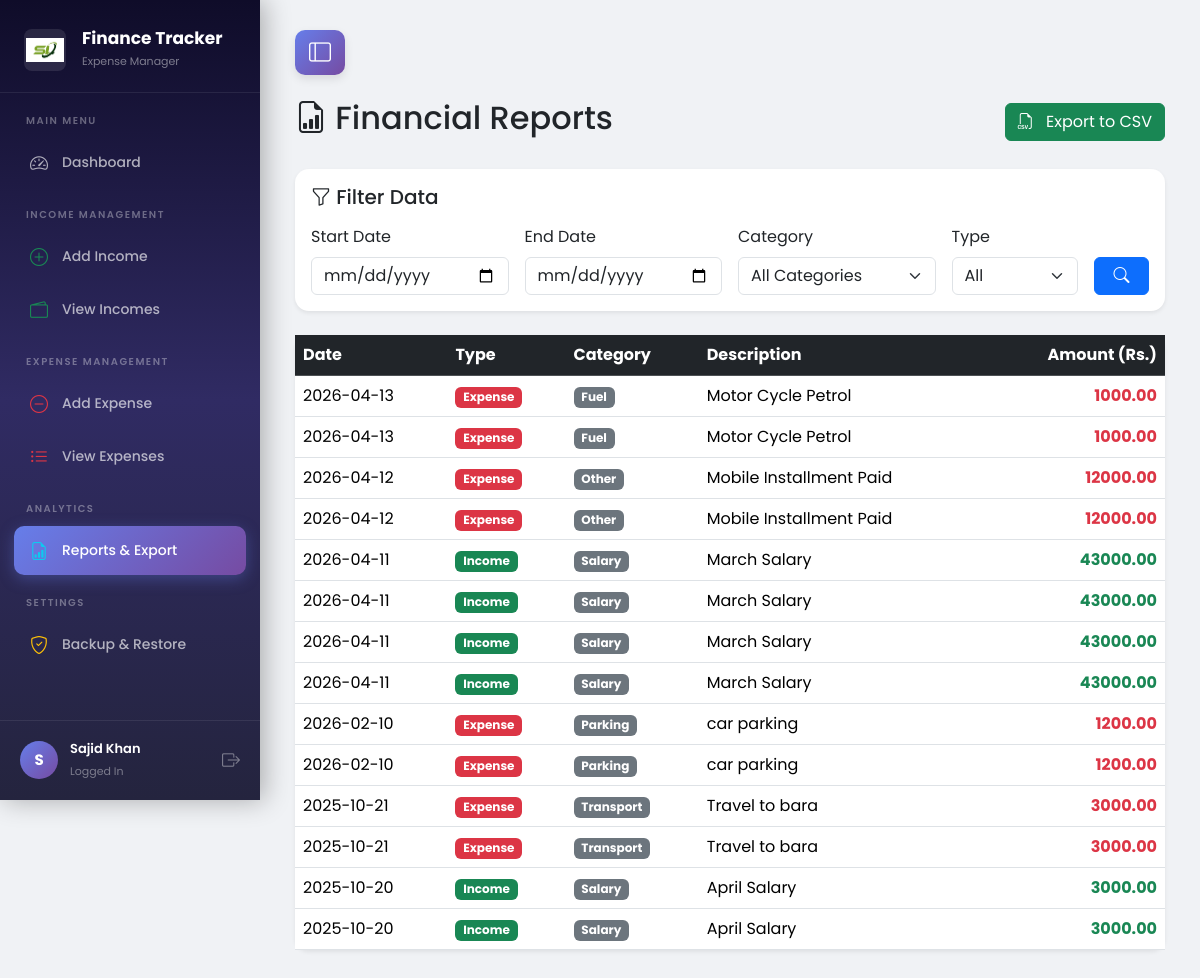
The page /reports (signed in) on the database as committed earlier.
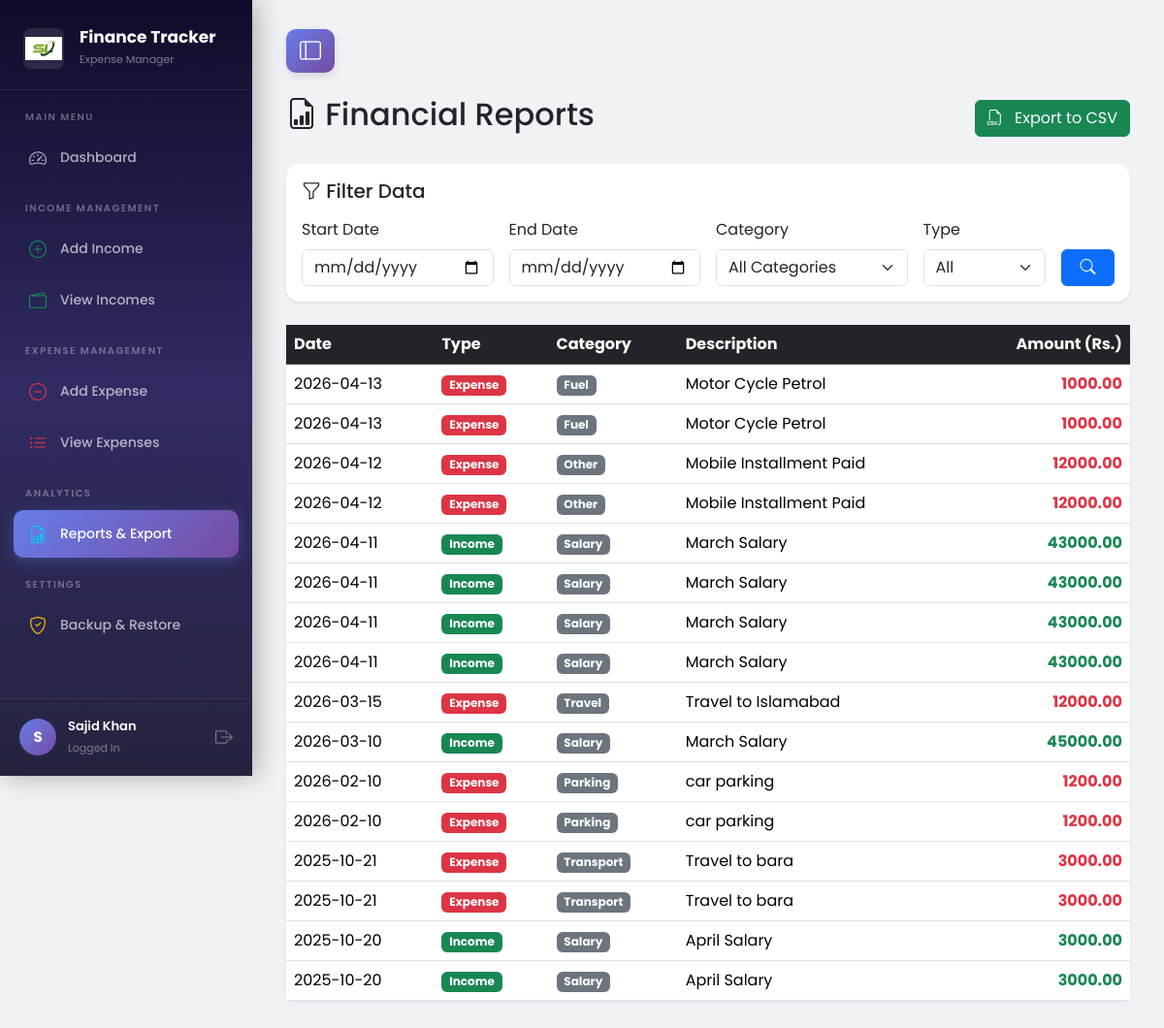
The same page on the database as committed later.
### tables this page shows
CREATE TABLE transactions(
        id INTEGER PRIMARY KEY AUTOINCREMENT,
        user_id INTEGER NOT NULL,
        type TEXT NOT NULL,
        category TEXT NOT NULL,
        amount REAL NOT NULL,
        description TEXT,
        date DATE NOT NULL,
        created_at TIMESTAMP DEFAULT CURRENT_TIMESTAMP,
        FOREIGN KEY (user_id) REFERENCES users(id)
    );

### routes/reports.py (the view, shortened to what this page needs)
@reports.route('/reports', methods=['GET', 'POST'])
def view_reports():
    if 'user_id' not in session:
        return redirect(url_for('auth.login'))
    db = get_db()
    user_id = session['user_id']
    query = "SELECT * FROM transactions WHERE user_id = ? ORDER BY date DESC"
    params = [user_id]
    transactions = db.execute(query, params).fetchall()
    categories_data = db.execute("SELECT DISTINCT category FROM transactions WHERE user_id = ?", (user_id,)).fetchall()
    categories = [row['category'] for row in categories_data]
    return render_template('reports.html', transactions=transactions, categories=categories)

### app.py (called while the page is built)
@app.teardown_appcontext
def shutdown_session(exception=None):
    close_connection(exception)

### models/database.py (called while the page is built)
def get_db():
    db = getattr(g, '_database', None)
    if db is None:
        db = g._database = sqlite3.connect(DATABASE)
        db.row_factory = sqlite3.Row
    return db

def close_connection(exception):
    db = getattr(g, '_database', None)
    if db is not None:
        db.close()

### templates/reports.html (shortened to what this page needs)
{% extends "base.html" %}
{% block content %}
<div class="d-flex justify-content-between align-items-center mb-4">
    <h2><i class="bi bi-file-earmark-bar-graph"></i> Financial Reports</h2>
    <a href="{{ url_for('reports.export_data') }}" class="btn btn-success">
        <i class="bi bi-filetype-csv me-2"></i> Export to CSV
    </a>
</div>
<div class="card mb-4 shadow-sm border-0" style="border-radius: 14px;">
    <div class="card-body">
        <h5 class="card-title mb-3"><i class="bi bi-funnel"></i> Filter Data</h5>
        <form method="POST" class="row g-3">
            <div class="col-md-3">
                <label class="form-label">Start Date</label>
                <input type="date" name="start_date" class="form-control">
            </div>
            <div class="col-md-3">
                <label class="form-label">End Date</label>
                <input type="date" name="end_date" class="form-control">
            </div>
            <div class="col-md-3">
                <label class="form-label">Category</label>
                <select name="category" class="form-select">
                    <option value="all">All Categories</option>
                </select>
            </div>
            <div class="col-md-2">
                <label class="form-label">Type</label>
                <select name="type" class="form-select">
                    <option value="all">All</option>
                </select>
            </div>
            <div class="col-md-1 d-flex align-items-end">
                <button type="submit" class="btn btn-primary w-100"><i class="bi bi-search"></i></button>
            </div>
        </form>
    </div>
</div>
<div class="card shadow-sm border-0" style="border-radius: 14px;">
    <div class="card-body p-0">
        <div class="table-responsive">
            <table class="table table-hover mb-0">
                <thead class="table-dark">
                    <tr>
                        <th>Date</th>
                        <th>Type</th>
                        <th>Category</th>
                        <th>Description</th>
                        <th class="text-end">Amount (Rs.)</th>
                    </tr>
                </thead>
                <tbody>
                    {% for txn in transactions %}
                    <tr>
                        <td>{{ txn['date'] }}</td>
                        <td>
                            {% if txn['type'] == 'income' %}
                                <span class="badge bg-success">Income</span>
                            {% else %}
                                <span class="badge bg-danger">Expense</span>
                            {% endif %}
                        </td>
                        <td><span class="badge bg-secondary">{{ txn['category'] }}</span></td>
                        <td>{{ txn['description'] if txn['description'] else '-' }}</td>
                        <td class="text-end fw-bold {% if txn['type'] == 'income' %}text-success{% else %}text-danger{% endif %}">
                            {{ "%.2f"|format(txn['amount']) }}
                        </td>
                    </tr>
                    {% else %}
                    <tr>
                        <td colspan="5" class="text-center text-muted py-4">No data found for the selected filters.</td>
                    </tr>
                    {% endfor %}
                </tbody>
            </table>
        </div>
    </div>
</div>
{% endblock %}

### templates/base.html (shortened to what this page needs)
<!DOCTYPE html>
<html lang="en">
<head>
    <link href="https://cdn.jsdelivr.net/npm/bootstrap@5.3.2/dist/css/bootstrap.min.css" rel="stylesheet">
    <link href="https://cdn.jsdelivr.net/npm/bootstrap-icons@1.11.1/font/bootstrap-icons.css" rel="stylesheet">
</head>
<body>
    {% if session.get('user_id') %}
    <aside class="sidebar" id="sidebar">
        <div class="sidebar-brand">
            <div class="d-flex align-items-center gap-3">
                <img src="{{ url_for('static', filename='images/logo.png') }}" class="app-logo" alt="Logo">
                <div>
                    <h5>Finance Tracker</h5>
                    <small>Expense Manager</small>
                </div>
            </div>
        </div>
        <nav class="sidebar-nav">
            <div class="sidebar-label">Main Menu</div>
            <a href="/dashboard" class="sidebar-link {% if request.path == '/dashboard' %}active{% endif %}">
                <i class="bi bi-speedometer2"></i>
                <span>Dashboard</span>
            </a>
            <div class="sidebar-label">Income Management</div>
            <a href="/add_income" class="sidebar-link {% if request.path == '/add_income' %}active{% endif %}">
                <i class="bi bi-plus-circle text-success"></i>
                <span>Add Income</span>
            </a>
            <a href="/incomes" class="sidebar-link {% if request.path == '/incomes' %}active{% endif %}">
                <i class="bi bi-wallet2 text-success"></i>
                <span>View Incomes</span>
            </a>
            <div class="sidebar-label">Expense Management</div>
            <a href="/add" class="sidebar-link {% if request.path == '/add' %}active{% endif %}">
                <i class="bi bi-dash-circle text-danger"></i>
                <span>Add Expense</span>
            </a>
            <a href="/expenses" class="sidebar-link {% if request.path == '/expenses' %}active{% endif %}">
                <i class="bi bi-list-ul text-danger"></i>
                <span>View Expenses</span>
            </a>
            <div class="sidebar-label">Analytics</div>
            <a href="/reports" class="sidebar-link {% if request.path == '/reports' %}active{% endif %}">
                <i class="bi bi-file-earmark-bar-graph text-info"></i>
                <span>Reports & Export</span>
            </a>
            <div class="sidebar-label">Settings</div>
            <a href="/backup" class="sidebar-link {% if request.path == '/backup' %}active{% endif %}">
                <i class="bi bi-shield-check text-warning"></i>
                <span>Backup & Restore</span>
            </a>
        </nav>
        <div class="sidebar-user">
            <div class="avatar">{{ session.get('user_name', 'U')[0]|upper }}</div>
            <div class="user-info">
                <span>{{ session.get('user_name') }}</span>
                <small>Logged In</small>
            </div>
            <a href="/logout" class="logout-btn" title="Logout">
                <i class="bi bi-box-arrow-right"></i>
            </a>
        </div>
    </aside>
    <div class="main-content">
        <div class="d-flex justify-content-start mb-4">
            <button class="desktop-toggle-btn" id="desktopToggle" title="Toggle Sidebar">
                <i class="bi bi-layout-sidebar"></i>
            </button>
        </div>
        {% block content %}{% endblock %}
    </div>
    {% endif %}
</body>
</html>

### templates/base.html (style rules this page uses)
* { font-family: 'Poppins', sans-serif; }
body { background-color: #f0f2f5; margin: 0; overflow-x: hidden; }
.card { border: none; border-radius: 14px; box-shadow: 0 4px 15px rgba(0,0,0,0.06); }
.sidebar { position: fixed; top: 0; left: 0; width: 260px; height: 100vh; background: linear-gradient(180deg, #0f0c29 0%, #302b63 50%, #24243e 100%); z-index: 1000; display: flex; flex-direction: column; transition: transform 0.3s ease; box-shadow: 4px 0 25px rgba(0,0,0,0.3); }
.sidebar-brand { padding: 28px 24px 20px; border-bottom: 1px solid rgba(255,255,255,0.08); }
.sidebar-brand img.app-logo { width: 42px; height: 42px; object-fit: contain; border-radius: 8px; background: rgba(255, 255, 255, 0.1); padding: 2px; }
.sidebar-brand h5 { color: #fff; font-weight: 700; font-size: 17px; margin: 0; }
.sidebar-brand small { color: rgba(255,255,255,0.45); font-size: 11px; }
.sidebar-nav { flex: 1; padding: 20px 14px; overflow-y: auto; }
.sidebar-label { color: rgba(255,255,255,0.35); font-size: 10px; font-weight: 600; letter-spacing: 1.5px; text-transform: uppercase; padding: 0 12px; margin-bottom: 10px; margin-top: 20px; }
.sidebar-label:first-child { margin-top: 0; }
.sidebar-link { display: flex; align-items: center; gap: 12px; padding: 11px 14px; border-radius: 10px; color: rgba(255,255,255,0.65); text-decoration: none; font-size: 14px; font-weight: 500; transition: all 0.25s ease; margin-bottom: 4px; }
.sidebar-link i { font-size: 18px; width: 22px; text-align: center; }
.sidebar-link.active { background: linear-gradient(135deg, #667eea, #764ba2); color: #fff; box-shadow: 0 4px 15px rgba(102,126,234,0.35); }
.sidebar-user { padding: 18px 20px; border-top: 1px solid rgba(255,255,255,0.08); display: flex; align-items: center; gap: 12px; }
.sidebar-user .avatar { width: 38px; height: 38px; background: linear-gradient(135deg, #667eea, #764ba2); border-radius: 50%; display: flex; align-items: center; justify-content: center; color: #fff; font-weight: 700; font-size: 15px; }
.sidebar-user .user-info { flex: 1; min-width: 0; }
.sidebar-user .user-info span { display: block; color: #fff; font-size: 13px; font-weight: 600; white-space: nowrap; overflow: hidden; text-overflow: ellipsis; }
.sidebar-user .user-info small { color: rgba(255,255,255,0.4); font-size: 11px; }
.sidebar-user .logout-btn { color: rgba(255,255,255,0.4); font-size: 18px; text-decoration: none; transition: color 0.2s; }
.main-content { margin-left: 260px; min-height: 100vh; padding: 30px 35px; transition: margin-left 0.3s ease; }
.desktop-toggle-btn { display: none; background: linear-gradient(135deg, #667eea, #764ba2); border: none; color: white; font-size: 22px; padding: 6px 14px; border-radius: 10px; cursor: pointer; box-shadow: 0 4px 10px rgba(0,0,0,0.1); transition: all 0.3s ease; }
@media (min-width: 992px) { .desktop-toggle-btn { display: inline-flex; align-items: center; justify-content: center; } }

Rows that differ between the two databases and show on the page:
added transactions: date "2026-03-15", type "Expense", category "Travel", description "Travel to Islamabad", amount "12000.00"
added transactions: date "2026-03-10", type "Income", category "Salary", description "March Salary", amount "45000.00"
